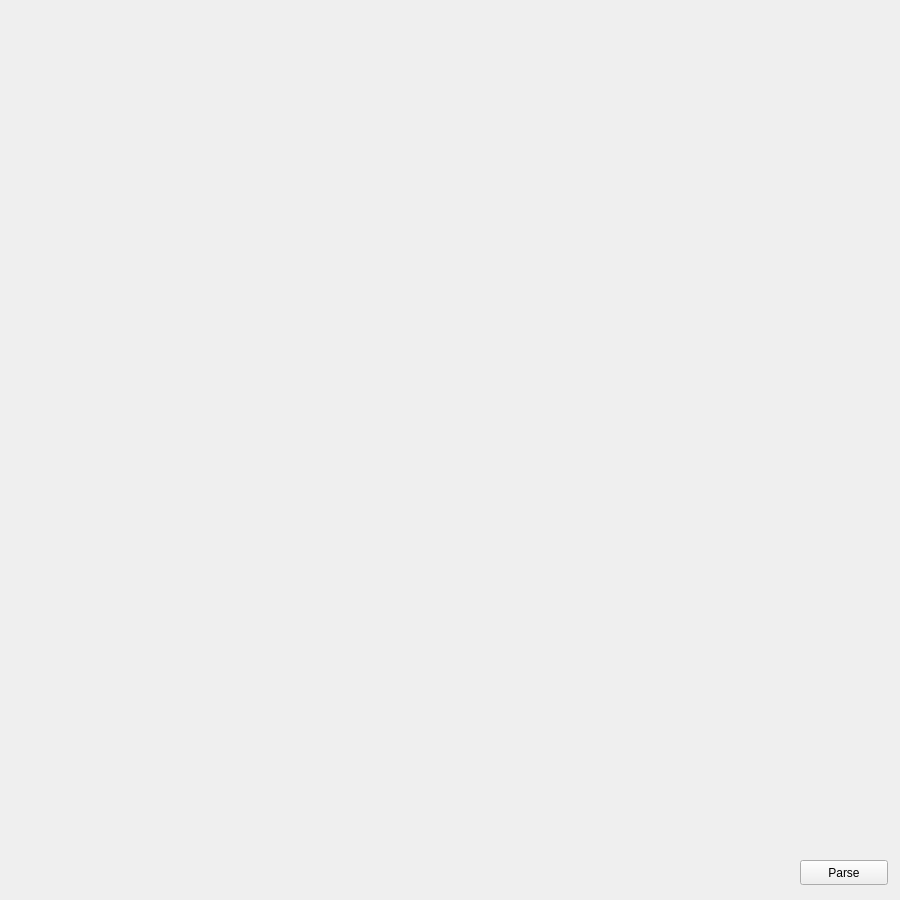
<?xml version="1.0" encoding="UTF-8"?>
<ui version="4.0">
 <class>DynamicScreen</class>
 <widget class="QWidget" name="DynamicScreen">
  <property name="geometry">
   <rect>
    <x>0</x>
    <y>0</y>
    <width>900</width>
    <height>900</height>
   </rect>
  </property>
  <property name="windowTitle">
   <string>Form</string>
  </property>
  <widget class="QPushButton" name="parseButton">
   <property name="geometry">
    <rect>
     <x>800</x>
     <y>860</y>
     <width>88</width>
     <height>25</height>
    </rect>
   </property>
   <property name="text">
    <string>Parse</string>
   </property>
  </widget>
  <widget class="QWidget" name="verticalLayoutWidget">
   <property name="geometry">
    <rect>
     <x>10</x>
     <y>10</y>
     <width>881</width>
     <height>841</height>
    </rect>
   </property>
   <layout class="QVBoxLayout" name="verticalLayout"/>
  </widget>
 </widget>
 <resources/>
 <connections/>
</ui>
